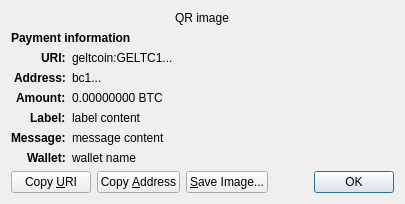
<?xml version="1.0" encoding="UTF-8"?>
<ui version="4.0">
 <class>ReceiveRequestDialog</class>
 <widget class="QDialog" name="ReceiveRequestDialog">
  <property name="geometry">
   <rect>
    <x>0</x>
    <y>0</y>
    <width>413</width>
    <height>229</height>
   </rect>
  </property>
  <property name="windowTitle">
   <string>Request payment to ...</string>
  </property>
  <layout class="QGridLayout" name="gridLayout" columnstretch="0,1">
   <property name="sizeConstraint">
    <enum>QLayout::SetFixedSize</enum>
   </property>
   <item row="0" column="0" colspan="2" alignment="Qt::AlignHCenter">
    <widget class="QRImageWidget" name="qr_code">
     <property name="text">
      <string notr="true">QR image</string>
     </property>
     <property name="textInteractionFlags">
      <set>Qt::NoTextInteraction</set>
     </property>
    </widget>
   </item>
   <item row="1" column="0" colspan="2">
    <widget class="QLabel" name="payment_header">
     <property name="font">
      <font>
       <weight>75</weight>
       <bold>true</bold>
      </font>
     </property>
     <property name="text">
      <string>Payment information</string>
     </property>
     <property name="textInteractionFlags">
      <set>Qt::NoTextInteraction</set>
     </property>
    </widget>
   </item>
   <item row="2" column="0" alignment="Qt::AlignRight|Qt::AlignTop">
    <widget class="QLabel" name="uri_tag">
     <property name="font">
      <font>
       <weight>75</weight>
       <bold>true</bold>
      </font>
     </property>
     <property name="text">
      <string notr="true">URI:</string>
     </property>
     <property name="textFormat">
      <enum>Qt::PlainText</enum>
     </property>
     <property name="textInteractionFlags">
      <set>Qt::NoTextInteraction</set>
     </property>
    </widget>
   </item>
   <item row="2" column="1" alignment="Qt::AlignTop">
    <widget class="QLabel" name="uri_content">
     <property name="text">
      <string notr="true">geltcoin:GELTC1...</string>
     </property>
     <property name="textFormat">
      <enum>Qt::RichText</enum>
     </property>
     <property name="wordWrap">
      <bool>true</bool>
     </property>
     <property name="textInteractionFlags">
      <set>Qt::TextSelectableByMouse</set>
     </property>
    </widget>
   </item>
   <item row="3" column="0" alignment="Qt::AlignRight|Qt::AlignTop">
    <widget class="QLabel" name="address_tag">
     <property name="font">
      <font>
       <weight>75</weight>
       <bold>true</bold>
      </font>
     </property>
     <property name="text">
      <string>Address:</string>
     </property>
     <property name="textInteractionFlags">
      <set>Qt::NoTextInteraction</set>
     </property>
    </widget>
   </item>
   <item row="3" column="1" alignment="Qt::AlignTop">
    <widget class="QLabel" name="address_content">
     <property name="text">
      <string notr="true">bc1...</string>
     </property>
     <property name="textFormat">
      <enum>Qt::PlainText</enum>
     </property>
     <property name="textInteractionFlags">
      <set>Qt::TextSelectableByMouse</set>
     </property>
    </widget>
   </item>
   <item row="4" column="0" alignment="Qt::AlignRight|Qt::AlignTop">
    <widget class="QLabel" name="amount_tag">
     <property name="font">
      <font>
       <weight>75</weight>
       <bold>true</bold>
      </font>
     </property>
     <property name="text">
      <string>Amount:</string>
     </property>
     <property name="textInteractionFlags">
      <set>Qt::NoTextInteraction</set>
     </property>
    </widget>
   </item>
   <item row="4" column="1" alignment="Qt::AlignTop">
    <widget class="QLabel" name="amount_content">
     <property name="text">
      <string notr="true">0.00000000 BTC</string>
     </property>
     <property name="textFormat">
      <enum>Qt::PlainText</enum>
     </property>
     <property name="textInteractionFlags">
      <set>Qt::TextSelectableByMouse</set>
     </property>
    </widget>
   </item>
   <item row="5" column="0" alignment="Qt::AlignRight|Qt::AlignTop">
    <widget class="QLabel" name="label_tag">
     <property name="font">
      <font>
       <weight>75</weight>
       <bold>true</bold>
      </font>
     </property>
     <property name="text">
      <string>Label:</string>
     </property>
     <property name="textInteractionFlags">
      <set>Qt::NoTextInteraction</set>
     </property>
    </widget>
   </item>
   <item row="5" column="1" alignment="Qt::AlignTop">
    <widget class="QLabel" name="label_content">
     <property name="text">
      <string notr="true">label content</string>
     </property>
     <property name="textFormat">
      <enum>Qt::PlainText</enum>
     </property>
     <property name="wordWrap">
      <bool>true</bool>
     </property>
     <property name="textInteractionFlags">
      <set>Qt::TextSelectableByMouse</set>
     </property>
    </widget>
   </item>
   <item row="6" column="0" alignment="Qt::AlignRight|Qt::AlignTop">
    <widget class="QLabel" name="message_tag">
     <property name="font">
      <font>
       <weight>75</weight>
       <bold>true</bold>
      </font>
     </property>
     <property name="text">
      <string>Message:</string>
     </property>
     <property name="textInteractionFlags">
      <set>Qt::NoTextInteraction</set>
     </property>
    </widget>
   </item>
   <item row="6" column="1" alignment="Qt::AlignTop">
    <widget class="QLabel" name="message_content">
     <property name="text">
      <string notr="true">message content</string>
     </property>
     <property name="textFormat">
      <enum>Qt::PlainText</enum>
     </property>
     <property name="wordWrap">
      <bool>true</bool>
     </property>
     <property name="textInteractionFlags">
      <set>Qt::TextSelectableByMouse</set>
     </property>
    </widget>
   </item>
   <item row="7" column="0" alignment="Qt::AlignRight|Qt::AlignTop">
    <widget class="QLabel" name="wallet_tag">
     <property name="font">
      <font>
       <weight>75</weight>
       <bold>true</bold>
      </font>
     </property>
     <property name="text">
      <string>Wallet:</string>
     </property>
     <property name="textInteractionFlags">
      <set>Qt::NoTextInteraction</set>
     </property>
    </widget>
   </item>
   <item row="7" column="1" alignment="Qt::AlignTop">
    <widget class="QLabel" name="wallet_content">
     <property name="text">
      <string notr="true">wallet name</string>
     </property>
     <property name="textFormat">
      <enum>Qt::PlainText</enum>
     </property>
     <property name="wordWrap">
      <bool>true</bool>
     </property>
     <property name="textInteractionFlags">
      <set>Qt::TextSelectableByMouse</set>
     </property>
    </widget>
   </item>
   <item row="8" column="0" colspan="2">
    <layout class="QHBoxLayout" name="horizontalLayout">
     <item>
      <widget class="QPushButton" name="btnCopyURI">
       <property name="text">
        <string>Copy &amp;URI</string>
       </property>
       <property name="autoDefault">
        <bool>false</bool>
       </property>
      </widget>
     </item>
     <item>
      <widget class="QPushButton" name="btnCopyAddress">
       <property name="text">
        <string>Copy &amp;Address</string>
       </property>
       <property name="autoDefault">
        <bool>false</bool>
       </property>
      </widget>
     </item>
     <item>
      <widget class="QPushButton" name="btnSaveAs">
       <property name="text">
        <string>&amp;Save Image...</string>
       </property>
       <property name="autoDefault">
        <bool>false</bool>
       </property>
      </widget>
     </item>
     <item>
      <spacer name="horizontalSpacer_2">
       <property name="orientation">
        <enum>Qt::Horizontal</enum>
       </property>
       <property name="sizeHint" stdset="0">
        <size>
         <width>40</width>
         <height>20</height>
        </size>
       </property>
      </spacer>
     </item>
     <item>
      <widget class="QDialogButtonBox" name="buttonBox">
       <property name="focusPolicy">
        <enum>Qt::StrongFocus</enum>
       </property>
       <property name="standardButtons">
        <set>QDialogButtonBox::Ok</set>
       </property>
      </widget>
     </item>
    </layout>
   </item>
  </layout>
 </widget>
 <customwidgets>
  <customwidget>
   <class>QRImageWidget</class>
   <extends>QLabel</extends>
   <header>qt/qrimagewidget.h</header>
  </customwidget>
 </customwidgets>
 <tabstops>
  <tabstop>buttonBox</tabstop>
  <tabstop>btnCopyURI</tabstop>
  <tabstop>btnCopyAddress</tabstop>
  <tabstop>btnSaveAs</tabstop>
 </tabstops>
 <resources/>
 <connections>
  <connection>
   <sender>buttonBox</sender>
   <signal>accepted()</signal>
   <receiver>ReceiveRequestDialog</receiver>
   <slot>accept()</slot>
   <hints>
    <hint type="sourcelabel">
     <x>135</x>
     <y>230</y>
    </hint>
    <hint type="destinationlabel">
     <x>135</x>
     <y>126</y>
    </hint>
   </hints>
  </connection>
 </connections>
</ui>
